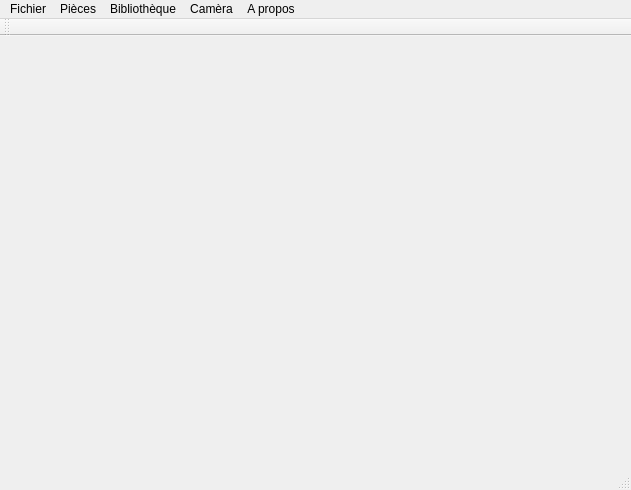
<?xml version="1.0" encoding="UTF-8"?>
<ui version="4.0">
 <class>MainWindow</class>
 <widget class="QMainWindow" name="MainWindow">
  <property name="geometry">
   <rect>
    <x>0</x>
    <y>0</y>
    <width>631</width>
    <height>490</height>
   </rect>
  </property>
  <property name="windowTitle">
   <string>MainWindow</string>
  </property>
  <widget class="QWidget" name="centralWidget"/>
  <widget class="QMenuBar" name="menuBar">
   <property name="geometry">
    <rect>
     <x>0</x>
     <y>0</y>
     <width>631</width>
     <height>25</height>
    </rect>
   </property>
   <widget class="QMenu" name="menuFile">
    <property name="title">
     <string>Fichier</string>
    </property>
    <addaction name="actionCharger"/>
    <addaction name="actionSauvegarder"/>
    <addaction name="actionExit"/>
   </widget>
   <widget class="QMenu" name="menuPi_ces">
    <property name="title">
     <string>Pièces</string>
    </property>
    <addaction name="actionCr_er"/>
    <addaction name="actionSauvegarder_2"/>
   </widget>
   <widget class="QMenu" name="menuBiblioth_que">
    <property name="title">
     <string>Bibliothèque</string>
    </property>
   </widget>
   <widget class="QMenu" name="menuCam_ra">
    <property name="title">
     <string>Camèra</string>
    </property>
    <addaction name="actionTop"/>
    <addaction name="actionBottom"/>
   </widget>
   <widget class="QMenu" name="menuA_propos">
    <property name="title">
     <string>A propos</string>
    </property>
   </widget>
   <addaction name="menuFile"/>
   <addaction name="menuPi_ces"/>
   <addaction name="menuBiblioth_que"/>
   <addaction name="menuCam_ra"/>
   <addaction name="menuA_propos"/>
  </widget>
  <widget class="QToolBar" name="mainToolBar">
   <attribute name="toolBarArea">
    <enum>TopToolBarArea</enum>
   </attribute>
   <attribute name="toolBarBreak">
    <bool>false</bool>
   </attribute>
  </widget>
  <widget class="QStatusBar" name="statusBar"/>
  <action name="actionExit">
   <property name="text">
    <string>Quitter</string>
   </property>
  </action>
  <action name="actionSauvegarder">
   <property name="text">
    <string>Sauvegarder</string>
   </property>
  </action>
  <action name="actionCharger">
   <property name="text">
    <string>Charger</string>
   </property>
  </action>
  <action name="actionCr_er">
   <property name="text">
    <string>Créer</string>
   </property>
  </action>
  <action name="actionSauvegarder_2">
   <property name="text">
    <string>Sauvegarder</string>
   </property>
  </action>
  <action name="actionTop">
   <property name="text">
    <string>Top</string>
   </property>
  </action>
  <action name="actionBottom">
   <property name="text">
    <string>Bottom</string>
   </property>
  </action>
 </widget>
 <layoutdefault spacing="6" margin="11"/>
 <resources/>
 <connections>
  <connection>
   <sender>actionExit</sender>
   <signal>triggered()</signal>
   <receiver>MainWindow</receiver>
   <slot>close()</slot>
   <hints>
    <hint type="sourcelabel">
     <x>-1</x>
     <y>-1</y>
    </hint>
    <hint type="destinationlabel">
     <x>299</x>
     <y>199</y>
    </hint>
   </hints>
  </connection>
 </connections>
</ui>
